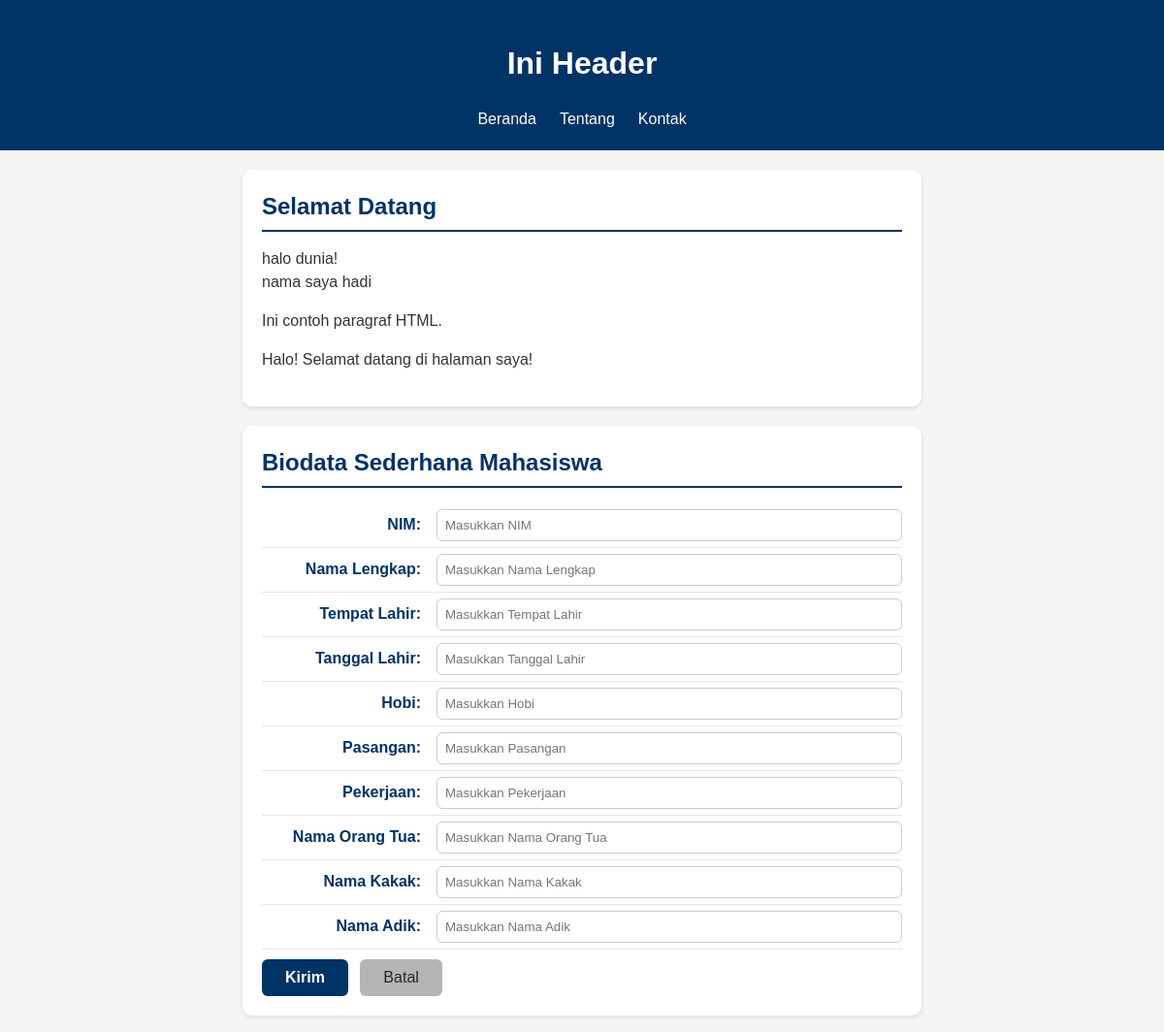
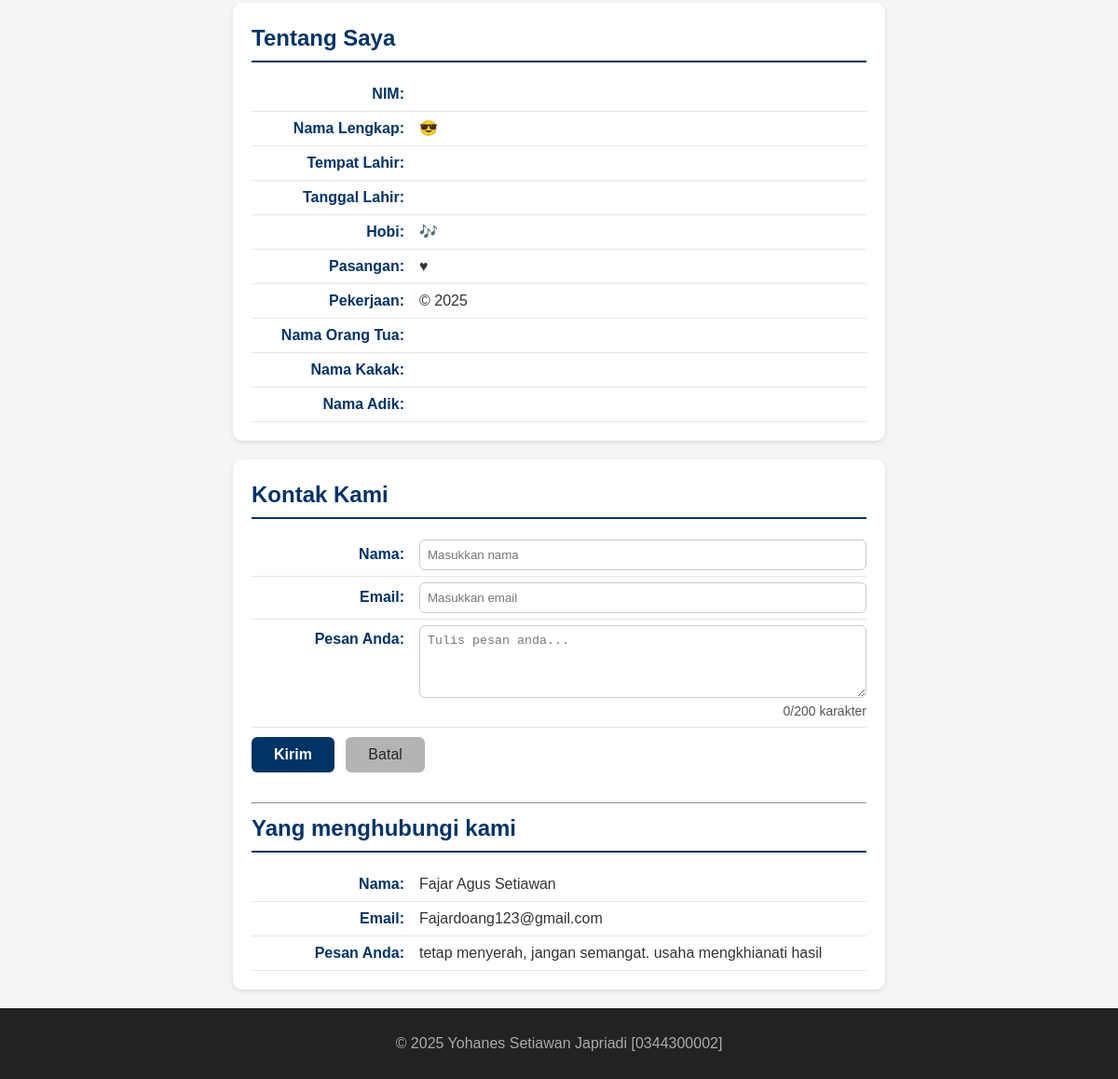
The page / on the database its author committed (2 pictures, top to bottom).
### tables this page shows
CREATE TABLE `tbl_tamu` (
  `cid` int NOT NULL,
  `cnama` varchar(100) DEFAULT NULL,
  `cemail` varchar(100) DEFAULT NULL,
  `cpesan` text
);

### fungsi.php (the view, shortened to what this page needs)
<?php
function bersihkan($str)
{
  return htmlspecialchars(trim($str));
}
function tampilkanBiodata($conf, $arr)
{
  $html = "";
  foreach ($conf as $k => $v) {
    $label = $v["label"];
    $nilai = bersihkan($arr[$k] ?? '');
    $suffix = $v["suffix"];
    $html .= "<p><strong>{$label}</strong> {$nilai}{$suffix}</p>";
  }
  return $html;
}

### index.php (shortened to what this page needs)
<?php
require_once __DIR__ . '/fungsi.php';
?>
<!DOCTYPE html>
<html lang="en">
<head>
  <link rel="stylesheet" href="style.css">
</head>
<body>
  <header>
    <h1>Ini Header</h1>
    <nav>
      <ul>
        <li><a href="#home">Beranda</a></li>
        <li><a href="#about">Tentang</a></li>
        <li><a href="#contact">Kontak</a></li>
      </ul>
    </nav>
  </header>
  <main>
    <section id="home">
      <h2>Selamat Datang</h2>
      <?php
      echo "halo dunia!<br>";
      echo "nama saya hadi";
      ?>
      <p>Ini contoh paragraf HTML.</p>
    </section>
    <section id="biodata">
      <h2>Biodata Sederhana Mahasiswa</h2>
      <form action="proses.php" method="POST">
        <label for="txtNim"><span>NIM:</span>
          <input type="text" id="txtNim" name="txtNim" placeholder="Masukkan NIM" required>
        </label>
        <label for="txtNmLengkap"><span>Nama Lengkap:</span>
          <input type="text" id="txtNmLengkap" name="txtNmLengkap" placeholder="Masukkan Nama Lengkap" required>
        </label>
        <label for="txtT4Lhr"><span>Tempat Lahir:</span>
          <input type="text" id="txtT4Lhr" name="txtT4Lhr" placeholder="Masukkan Tempat Lahir" required>
        </label>
        <label for="txtTglLhr"><span>Tanggal Lahir:</span>
          <input type="text" id="txtTglLhr" name="txtTglLhr" placeholder="Masukkan Tanggal Lahir" required>
        </label>
        <label for="txtHobi"><span>Hobi:</span>
          <input type="text" id="txtHobi" name="txtHobi" placeholder="Masukkan Hobi" required>
        </label>
        <label for="txtPasangan"><span>Pasangan:</span>
          <input type="text" id="txtPasangan" name="txtPasangan" placeholder="Masukkan Pasangan" required>
        </label>
        <label for="txtKerja"><span>Pekerjaan:</span>
          <input type="text" id="txtKerja" name="txtKerja" placeholder="Masukkan Pekerjaan" required>
        </label>
        <label for="txtNmOrtu"><span>Nama Orang Tua:</span>
          <input type="text" id="txtNmOrtu" name="txtNmOrtu" placeholder="Masukkan Nama Orang Tua" required>
        </label>
        <label for="txtNmKakak"><span>Nama Kakak:</span>
          <input type="text" id="txtNmKakak" name="txtNmKakak" placeholder="Masukkan Nama Kakak" required>
        </label>
        <label for="txtNmAdik"><span>Nama Adik:</span>
          <input type="text" id="txtNmAdik" name="txtNmAdik" placeholder="Masukkan Nama Adik" required>
        </label>
        <button type="submit">Kirim</button>
        <button type="reset">Batal</button>
      </form>
    </section>
    <?php
    $biodata = $_SESSION["biodata"] ?? [];
    $fieldConfig = [
      "nim" => ["label" => "NIM:", "suffix" => ""],
      "nama" => ["label" => "Nama Lengkap:", "suffix" => " &#128526;"],
      "tempat" => ["label" => "Tempat Lahir:", "suffix" => ""],
      "tanggal" => ["label" => "Tanggal Lahir:", "suffix" => ""],
      "hobi" => ["label" => "Hobi:", "suffix" => " &#127926;"],
      "pasangan" => ["label" => "Pasangan:", "suffix" => " &hearts;"],
      "pekerjaan" => ["label" => "Pekerjaan:", "suffix" => " &copy; 2025"],
      "ortu" => ["label" => "Nama Orang Tua:", "suffix" => ""],
      "kakak" => ["label" => "Nama Kakak:", "suffix" => ""],
      "adik" => ["label" => "Nama Adik:", "suffix" => ""],
    ];
    ?>
    <section id="about">
      <h2>Tentang Saya</h2>
      <?= tampilkanBiodata($fieldConfig, $biodata) ?>
    </section>
    <section id="contact">
      <h2>Kontak Kami</h2>
      <form action="proses.php" method="POST">
        <label for="txtNama"><span>Nama:</span>
          <input type="text" id="txtNama" name="txtNama" placeholder="Masukkan nama" required autocomplete="name">
        </label>
        <label for="txtEmail"><span>Email:</span>
          <input type="email" id="txtEmail" name="txtEmail" placeholder="Masukkan email" required autocomplete="email">
        </label>
        <label for="txtPesan"><span>Pesan Anda:</span>
          <textarea id="txtPesan" name="txtPesan" rows="4" placeholder="Tulis pesan anda..." required></textarea>
          <small id="charCount">0/200 karakter</small>
        </label>
        <button type="submit">Kirim</button>
        <button type="reset">Batal</button>
      </form>
      <br>
      <hr>
      <h2>Yang menghubungi kami</h2>
      <?php include 'read_inc.php'; ?>
    </section>
  </main>
  <footer>
    <p>&copy; 2025 Yohanes Setiawan Japriadi [0344300002]</p>
  </footer>
</body>
</html>

### read_inc.php
<?php
require 'koneksi.php';
$fieldContact = [
    "nama" => ["label" => "Nama:", "suffix" => ""],
    "email" => ["label" => "Email:", "suffix" => ""],
    "pesan" => ["label" => "Pesan Anda:", "suffix" => ""]
];
$sql = "SELECT * FROM tbl_tamu ORDER BY cid DESC";
$q = mysqli_query($conn, $sql);
if (!$q) {
    echo "<p>Gagal membaca data tamu: " . htmlspecialchars(mysqli_error($conn)) . "</p>";
} else if (mysqli_num_rows($q) === 0) {
    echo "<p>Belum ada data tamu yang tersimpan.</p>";
} else {
    while ($row = mysqli_fetch_assoc($q)) {
        $arrContact = [
            "nama" => $row["cnama"] ?? "",
            "email" => $row["cemail"] ?? "",
            "pesan" => $row["cpesan"] ?? "",
        ];
        echo tampilkanBiodata($fieldContact, $arrContact);
    }
}
?>

### style.css (style rules this page uses)
* { box-sizing: border-box; }
body { margin: 0; font-family: Arial, sans-serif; background: #f5f5f5; color: #333; line-height: 1.5; }
header { background: #003366; color: #fff; padding: 20px; text-align: center; }
header ul { display: flex; justify-content: center; list-style: none; padding: 0; margin: 10px 0 0; }
header li a { color: #fff; text-decoration: none; padding: 6px 12px; }
#home, #about, #contact, #biodata { background-color: #ffffff; border-radius: 10px; padding: 20px; max-width: 700px; margin: 20px auto; box-shadow: 0 2px 5px rgba(0, 0, 0, 0.1); }
#home h2, #about h2, #contact h2, #biodata h2 { color: #003366; border-bottom: 2px solid #003366; padding-bottom: 6px; margin-top: 0; margin-bottom: 16px; }
#home p { text-align: justify; }
#about p, #contact p, #contact label, #biodata label { display: flex; justify-content: flex-start; align-items: baseline; margin: 0; padding: 6px 0; border-bottom: 1px solid #e6e6e6; }
#about strong, #contact strong, #contact label>span, #biodata label>span { min-width: 180px; color: #003366; font-weight: 600; text-align: right; padding-right: 16px; flex-shrink: 0; }
#contact input, #contact textarea, #biodata input { flex: 1; border: 1px solid #ccc; border-radius: 6px; padding: 8px; color: #000; font-weight: normal; margin: 0; box-sizing: border-box; }
#contact button, #biodata button { margin-top: 10px; display: inline-block; padding: 10px 24px; font-size: 16px; border-radius: 6px; cursor: pointer; border: none; transition: all 0.3s ease; margin-right: 8px; }
#contact button[type="submit"], #biodata button[type="submit"] { background-color: #003366; color: #fff; font-weight: 600; }
#contact button[type="reset"], #biodata button[type="reset"] { background-color: #b4b4b4; color: #272727; font-weight: 500; }
footer { background: #222; color: #aaa; text-align: center; padding: 10px; }

### rows shown on the page
tbl_tamu: label "Nama:", cnama "Fajar Agus Setiawan", label "Email:", cemail "Fajardoang123@gmail.com", label "Pesan Anda:", cpesan "tetap menyerah, jangan semangat. usaha mengkhianati hasil"

### other values the page prints
$label "NIM:"
$label "Nama Lengkap:"
$suffix "😎"
$label "Tempat Lahir:"
$label "Tanggal Lahir:"
$label "Hobi:"
$suffix "🎶"
$label "Pasangan:"
$suffix "♥"
$label "Pekerjaan:"
$suffix "© 2025"
$label "Nama Orang Tua:"
$label "Nama Kakak:"
$label "Nama Adik:"
